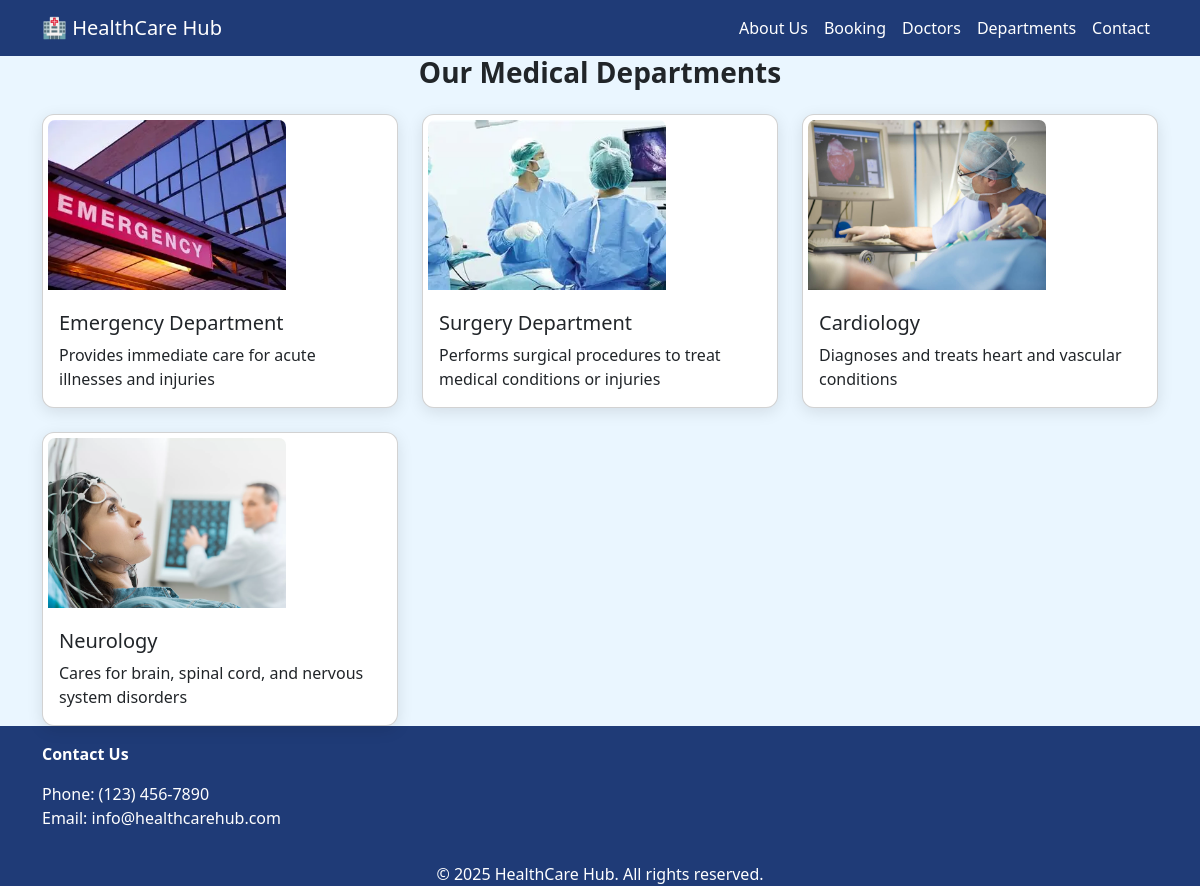
Page /department/ on the committed database.
### hospital_app/models.py (models this page shows)
class Departmet(models.Model):
    def_name = models.CharField(max_length=100)
    def_display_name = models.TextField()
    def_image=models.ImageField(upload_to='images/',default='img')

### hospital_app/views.py (the view)
# urls.py: path('department/',views.department,name='department')
def department(request):
    dict_dept={
        'dept':Departmet.objects.all()
    }
    return render(request,'department.html',dict_dept)

### templates/department.html (shortened to what this page needs)
{% extends "base.html" %}
{% load static %}
{% block content %}
<h3 class="mb-4 text-center fw-bold">Our Medical Departments</h3>
<div class="container">
    <div class="row g-4">
  {% for d in dept %}
    <div class="col-md-4 zoom-box ">
      <div class="card dept-card">
        <img src="{{ d.def_image.url }}" class="card-img-top" alt="{{ d.def_name }}">
        <div class="card-body">
          <h5 class="card-title">{{ d.def_name }}</h5>
          <p class="card-text">{{ d.def_display_name }}</p>
        </div>
      </div>
    </div>
  {% endfor %}
</div>
</div>
    {% endblock content %}

### templates/base.html (style rules this page uses)
body { background-color: #eaf6ff; }

### templates/department.html (style rules this page uses)
.card-img-top { border-radius: 12px 12px 0 0; height: 180px; object-fit: cover; width: 70%; padding: 5px; }
.dept-card { border-radius: 12px; box-shadow: 0 4px 16px rgba(0,0,0,0.1); transition: transform 0.3s ease; }

### rows in the picture
Departmet: def_image (picture), def_name "Emergency Department", def_display_name "Provides immediate care for acute illnesses and injuries"
Departmet: def_image (picture), def_name "Surgery Department", def_display_name "Performs surgical procedures to treat medical conditions or injuries"
Departmet: def_image (picture), def_name "Cardiology", def_display_name "Diagnoses and treats heart and vascular conditions"
Departmet: def_image (picture), def_name "Neurology", def_display_name "Cares for brain, spinal cord, and nervous system disorders"
